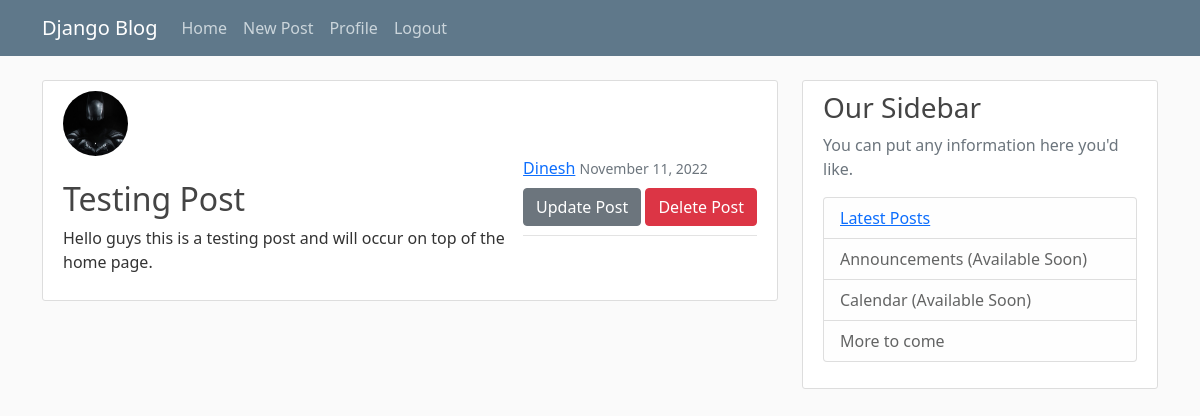
The app's page /post/32/ (signed in) with its own data.
### blog/models.py (models this page shows, shortened)
class Post(models.Model):
    title = models.CharField(max_length=100)
    content = models.TextField()
    date_posted = models.DateTimeField(default=timezone.now)
    author = models.ForeignKey(User, on_delete=models.CASCADE)

### users/models.py (models this page shows, shortened)
class Profile(models.Model):
    user = models.OneToOneField(User, on_delete=models.CASCADE)
    image = models.ImageField(default='default.jpg', upload_to='profile_pics')

### blog/views.py (the view)
# urls.py: path('post/<int:pk>/', views.PostDetailView.as_view(), name='post-detail'),
class PostDetailView(LoginRequiredMixin, DetailView):
    model = Post

### blog/templates/blog/post_detail.html
{% extends "Blog/base.html" %}
    {%block content%}
        <article class="media content-section">
            <img  class="rounded-circle article-img" src="{{ object.author.profile.image.url }}">
            <br>
            <div class="media-body">
              <div class="article-metadata" style="float:right;">
                <a class="mr-2" href="{% url 'user-posts' object.author.username  %}">{{ object.author }}</a>
                <small class="text-muted">{{ object.date_posted|date:"F d, Y" }}</small>
                {% if object.author == user %}
                  <div class = "mt-1 mb-1">
                  <a class="btn btn-secondary btn sm mt-1 mb-1" href="{% url 'post-update' object.id %}">Update Post</a>
                  <a class="btn btn-danger btn sm mt-1 mb-1" href="{% url 'post-delete' object.id %}">Delete Post</a>
                  </div>
                  {% endif %}
              </div>
                <br>
              <h2 class="article-title">{{ object.title }}</h2>
              <p class="article-content">{{ object.content }}</p>
            </div>
        </article>
    {%endblock content%}

### blog/static/blog/main.css (style rules this page uses)
body { background: #fafafa; color: #333333; margin-top: 5rem; }
h1, h2, h3, h4, h5, h6 { color: #444444; }
.content-section { background: #ffffff; padding: 10px 20px; border: 1px solid #dddddd; border-radius: 3px; margin-bottom: 20px; }
.article-title { color: #444444; }
.article-content { white-space: pre-line; }
.article-img { height: 65px; width: 65px; margin-right: 16px; }
.article-metadata { padding-bottom: 1px; margin-bottom: 4px; border-bottom: 1px solid #e3e3e3 }

### records on screen
Post: author.profile.image (picture), author "Dinesh", date_posted "November 11, 2022", title "Testing Post", content "Hello guys this is a testing post and will occur on top of the home page."
